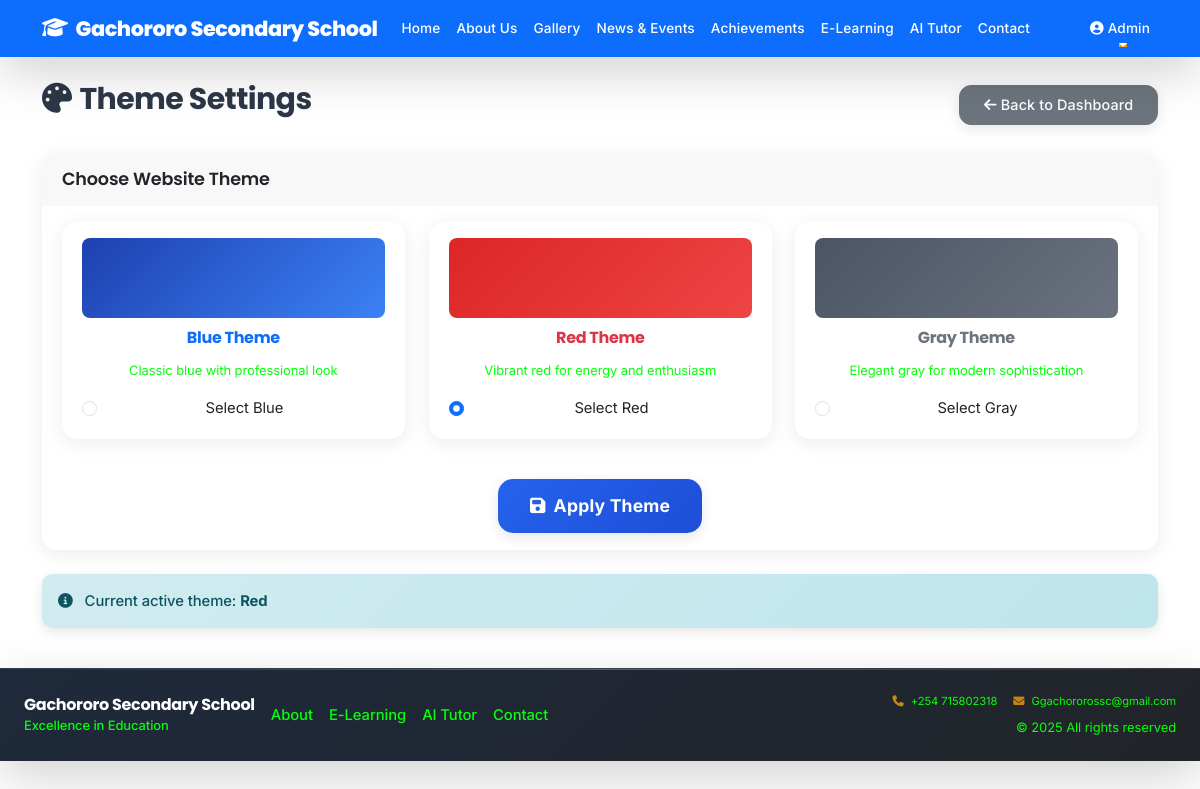
The app's page /admin/theme-settings (signed in), older data.
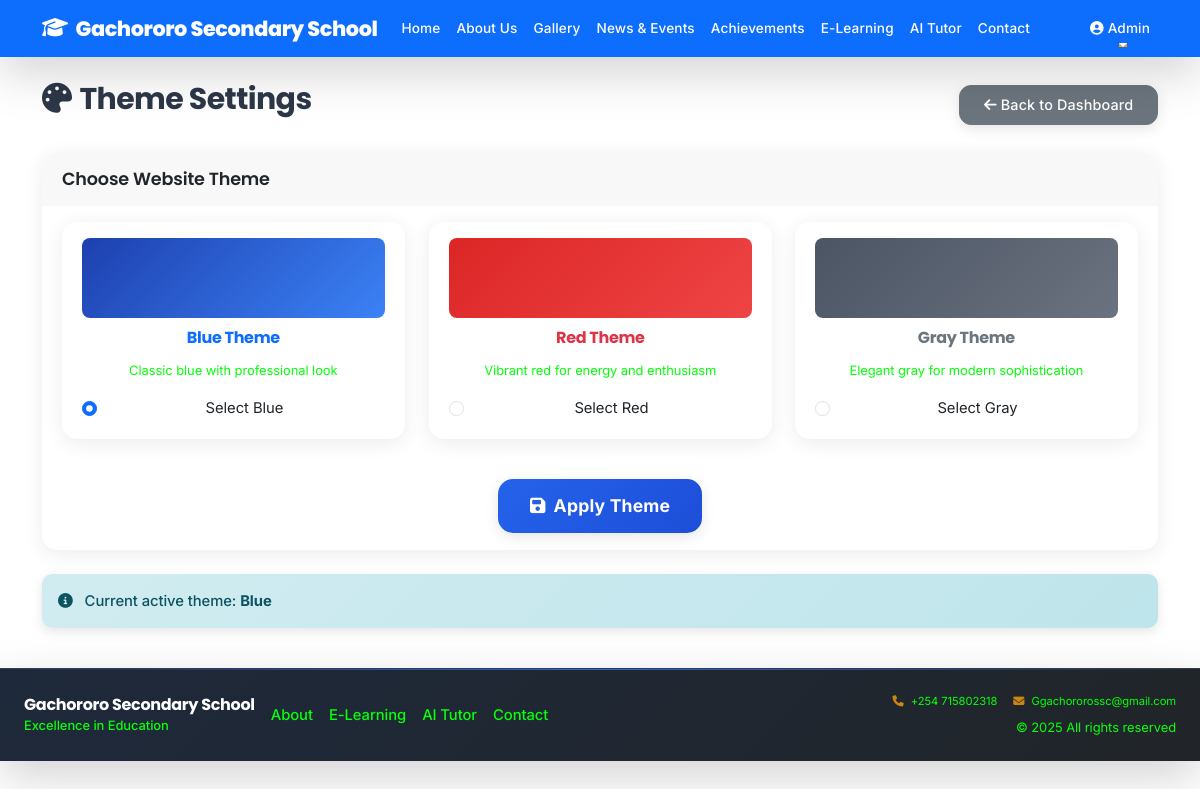
The same page, newer data.
### models.py (models this page shows, shortened)
class ThemeSettings(db.Model):
    id = db.Column(db.Integer, primary_key=True)
    theme_name = db.Column(db.String(50), nullable=False, default='blue')  # 'blue', 'red', 'gray'
    is_active = db.Column(db.Boolean, default=True)
    date_updated = db.Column(db.DateTime, default=datetime.utcnow, onupdate=datetime.utcnow)

### app.py (the view, shortened to what this page needs)
@app.route('/admin/theme-settings', methods=['GET', 'POST'])
@login_required
def admin_theme_settings():
    current_theme = ThemeSettings.query.filter_by(is_active=True).first()
    themes = ['blue', 'red', 'gray']
    return render_template('admin/theme_settings.html',
                         current_theme=current_theme,
                         themes=themes)

### app.py (called while the page is built)
@login_manager.user_loader
def load_user(user_id):
    return User.query.get(int(user_id))

@app.context_processor
def inject_global_vars():
    try:
        current_theme = ThemeSettings.query.filter_by(is_active=True).first()
        theme_name = current_theme.theme_name if current_theme else 'blue'
        active_video = VideoSettings.query.filter_by(is_active=True).first()
        return {
            'current_theme': theme_name,
            'active_video': active_video
        }
    except:
        return {
            'current_theme': 'blue',
            'active_video': None
        }

### templates/admin/theme_settings.html (shortened to what this page needs)
{% extends "base.html" %}
{% block content %}
<div class="container mt-4">
    <div class="row">
        <div class="col-12">
            <div class="d-flex justify-content-between align-items-center mb-4">
                <h2><i class="fas fa-palette me-2"></i>Theme Settings</h2>
                <a href="{{ url_for('dashboard') }}" class="btn btn-secondary">
                    <i class="fas fa-arrow-left me-1"></i>Back to Dashboard
                </a>
            </div>
            <div class="card">
                <div class="card-header">
                    <h5 class="card-title mb-0">Choose Website Theme</h5>
                </div>
                <div class="card-body">
                    <form method="POST">
                        <div class="row">
                            {% for theme in themes %}
                            <div class="col-md-4 mb-3">
                                <div class="card theme-preview {% if current_theme and current_theme.theme_name == theme %}border-primary{% endif %}">
                                    <div class="card-body text-center">
                                        <div class="theme-sample mb-3" data-theme="{{ theme }}">
                                            {% if theme == 'blue' %}
                                                <div style="background: linear-gradient(135deg, #1e40af 0%, #3b82f6 100%); height: 80px; border-radius: 8px; margin-bottom: 10px;"></div>
                                                <h6 class="text-primary">Blue Theme</h6>
                                                <small class="text-muted">Classic blue with professional look</small>
                                            {% elif theme == 'red' %}
                                                <div style="background: linear-gradient(135deg, #dc2626 0%, #ef4444 100%); height: 80px; border-radius: 8px; margin-bottom: 10px;"></div>
                                                <h6 class="text-danger">Red Theme</h6>
                                                <small class="text-muted">Vibrant red for energy and enthusiasm</small>
                                            {% elif theme == 'gray' %}
                                                <div style="background: linear-gradient(135deg, #4b5563 0%, #6b7280 100%); height: 80px; border-radius: 8px; margin-bottom: 10px;"></div>
                                                <h6 class="text-secondary">Gray Theme</h6>
                                                <small class="text-muted">Elegant gray for modern sophistication</small>
                                            {% endif %}
                                        </div>
                                        <div class="form-check">
                                            <input class="form-check-input" type="radio" name="theme" value="{{ theme }}"
                                                   {% if current_theme and current_theme.theme_name == theme %}checked{% endif %}>
                                            <label class="form-check-label">
                                                Select {{ theme.title() }}
                                            </label>
                                        </div>
                                    </div>
                                </div>
                            </div>
                            {% endfor %}
                        </div>
                        <div class="text-center mt-4">
                            <button type="submit" class="btn btn-primary btn-lg">
                                <i class="fas fa-save me-2"></i>Apply Theme
                            </button>
                        </div>
                    </form>
                </div>
            </div>
            {% if current_theme %}
            <div class="alert alert-info mt-4">
                <i class="fas fa-info-circle me-2"></i>
                Current active theme: <strong>{{ current_theme.theme_name.title() }}</strong>
            </div>
            {% endif %}
        </div>
    </div>
</div>
{% endblock %}

Row changes from the older to the newer data that the page shows:
removed ThemeSettings: theme_name "☑", theme_name "Red"
now on this page (row edited): ThemeSettings: theme_name "☑", theme_name "Blue"
